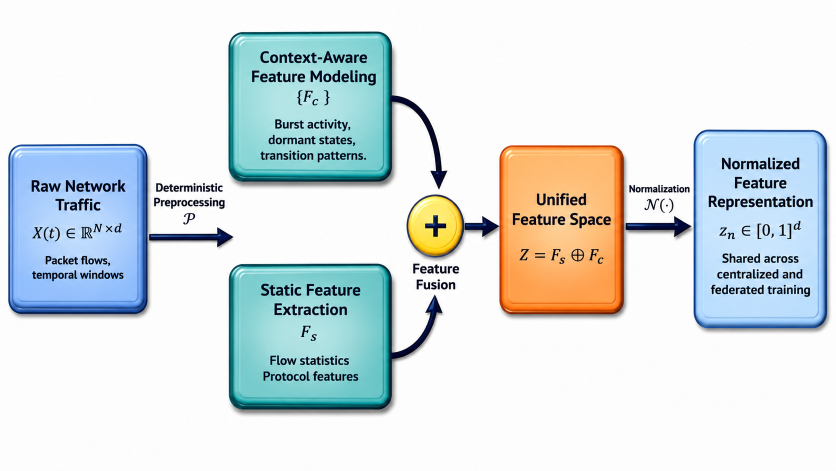
#> input picture paper/images/Data flowchart.png, 1672 x 941 px (shown at 1/2 size); its folder holds 6 pictures in this run
$ python make_fig2_patch.py
#> lines starting #> are read from the running program, lines starting #| are printed output that depends on the picture; after the words box and inside, x2 and y2 are one past the last pixel; in counts of white or black regions, pixels touching at a corner belong together
"""Patch Fig. 2 (paper/images/Data flowchart.png) for Reviewer 1, Comment 7.

Replaces the generic text in the context-feature and static-feature boxes with the actual
dimensions and construction parameters, adds d = 86 to the unified-feature box, and states
that normalization is fitted on the training split. Text areas are cleared by interpolating
each pixel row between the area's left and right edge pixels, which reproduces the boxes'
gradient fill. Writes paper/images/Data_flowchart_rev.png; the original is untouched.
"""
import os

import numpy as np
from PIL import Image, ImageDraw, ImageFont

ROOT = os.path.dirname(os.path.dirname(os.path.abspath(__file__)))
SRC = os.path.join(ROOT, "paper", "images", "Data flowchart.png")
DST = os.path.join(ROOT, "paper", "images", "Data_flowchart_rev.png")
INK = (12, 22, 40)


def clear(a, x0, y0, x1, y1):
    """Row-wise linear interpolation between the pixels just outside the area."""
    left = a[y0:y1, x0 - 1].astype(float)
    right = a[y0:y1, x1].astype(float)
    w = np.linspace(0, 1, x1 - x0)[None, :, None]
    a[y0:y1, x0:x1] = (left[:, None, :] * (1 - w) + right[:, None, :] * w).astype(np.uint8)


def clear_v(a, x0, y0, x1, y1):
    """Column-wise linear interpolation between the rows just above and below the area."""
    top = a[y0 - 1, x0:x1].astype(float)
    bot = a[y1, x0:x1].astype(float)
    w = np.linspace(0, 1, y1 - y0)[:, None, None]
    a[y0:y1, x0:x1] = (top[None, :, :] * (1 - w) + bot[None, :, :] * w).astype(np.uint8)


def font(size, bold=True):
    for name in (("arialbd.ttf" if bold else "arial.ttf"), "DejaVuSans-Bold.ttf"):
        try:
            return ImageFont.truetype(name, size)
        except OSError:
            continue
    return ImageFont.load_default()


def centered(d, cx, y, text, f):
    w = d.textlength(text, font=f)
    d.text((cx - w / 2, y), text, fill=INK, font=f)


def main():
    a = np.array(Image.open(SRC).convert("RGB"))
#> a is the input picture: shape (941, 1672, 3); mean R, G, B 217.5, 226, 227.3
    for x0, y0, x1, y1 in [(500, 228, 752, 330), (505, 700, 745, 790)]:
        clear(a, x0, y0, x1, y1)
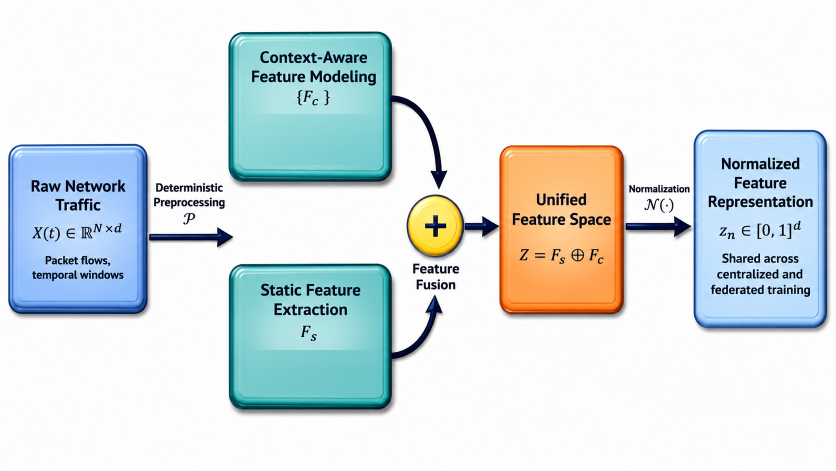
#> a: shape (941, 1672, 3) (shown at 1/2 size); 2.99% of pixels changed, all inside (x1, y1, x2, y2) = (500, 228, 752, 790)
    clear_v(a, 1030, 540, 1218, 600)
#> in clear_v, `top = a[y0 - 1, x0:x1].astype(float)`: top = 188 rows, first 8: [254, 163, 79], [254, 163, 79], [255, 163, 81], [255, 163, 80], [255, 164, 80], [255, 164, 81], [255, 164, 81], [255, 164, 83]
#> in clear_v, `bot = a[y1, x0:x1].astype(float)`: bot = 188 rows, first 8: [254, 157, 73], [255, 157, 74], [254, 157, 73], [254, 158, 73], [254, 158, 73], [254, 158, 73], [254, 158, 73], [254, 159, 73]
#> in clear_v, `a[y0:y1, x0:x1] = (top[None, :, :] * (1 - w) + bot[None, :, :] * w).as..`: a: shape (941, 1672, 3); 0.7% of pixels changed, all inside (x1, y1, x2, y2) = (1030, 540, 1218, 600)
    a[470:505, 1252:1385] = a[520, 1300]  # plain page background below the arrow
#> a: shape (941, 1672, 3); mean R, G, B 217.6, 226.6, 227.9
    im = Image.fromarray(a)
    d = ImageDraw.Draw(im)
    f = font(19)
    fs = font(17)
    cx = (500 + 752) / 2
    centered(d, cx, 232, "17 causal per-source features", f)
    centered(d, cx, 260, "burst 6, dormant 3,", fs)
    centered(d, cx, 284, "diversity 4, transition 4", fs)
    centered(d, cx, 308, "windows W = 10 s, 60 s", fs)
    cx = (505 + 745) / 2
    centered(d, cx, 704, "69 CICFlowMeter features", f)
    centered(d, cx, 732, "IDs, IPs, time fields removed;", fs)
    centered(d, cx, 756, "constant columns filtered", fs)
    centered(d, (1020 + 1228) / 2, 552, "d = 69 + 17 = 86", font(21))
    centered(d, (1250 + 1385) / 2, 476, "fit on train split", font(15))
    # mild global enhancement (style: bold & bright, Fig. 6 reference); content unchanged
    from PIL import ImageEnhance
    im = ImageEnhance.Brightness(im).enhance(1.04)
    im = ImageEnhance.Contrast(im).enhance(1.08)
    im = ImageEnhance.Color(im).enhance(1.15)
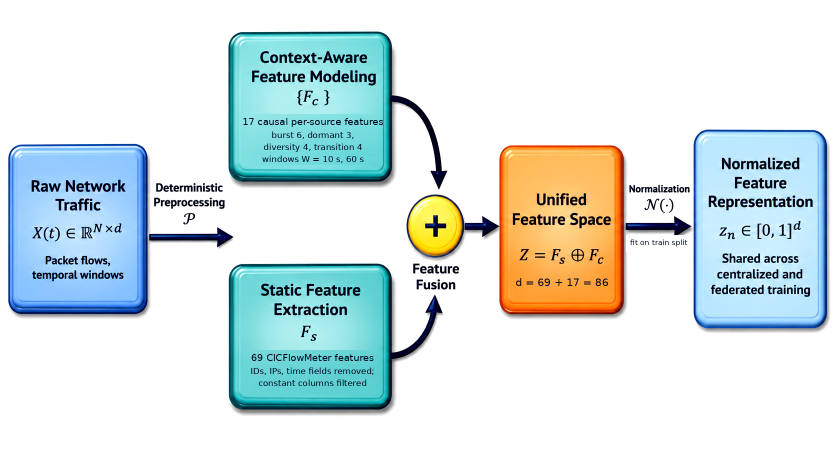
#> im: PIL image 1672x941 RGB (shown at 1/2 size); mean R, G, B 216.6, 228.7, 228.9
    im = ImageEnhance.Sharpness(im).enhance(1.6)
    im.save(DST)
    print("wrote", DST)


if __name__ == "__main__":
    main()
